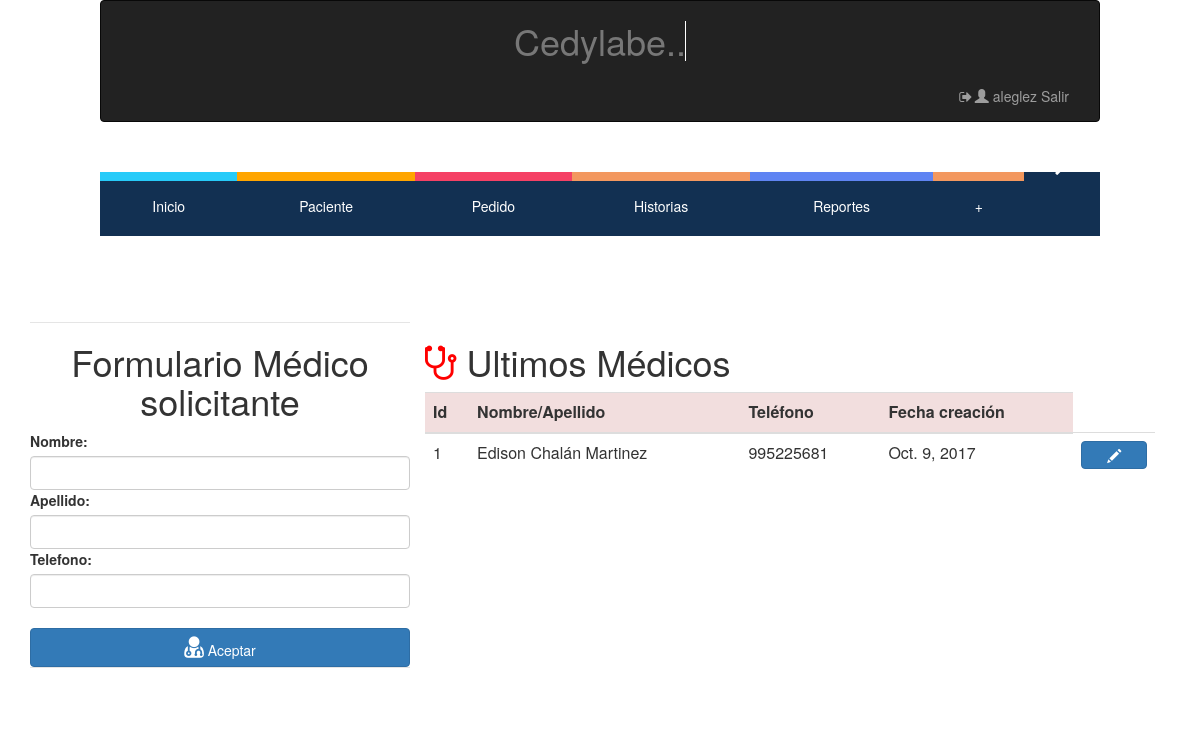
Before: /crear/medico/ (signed in) with the older database file.
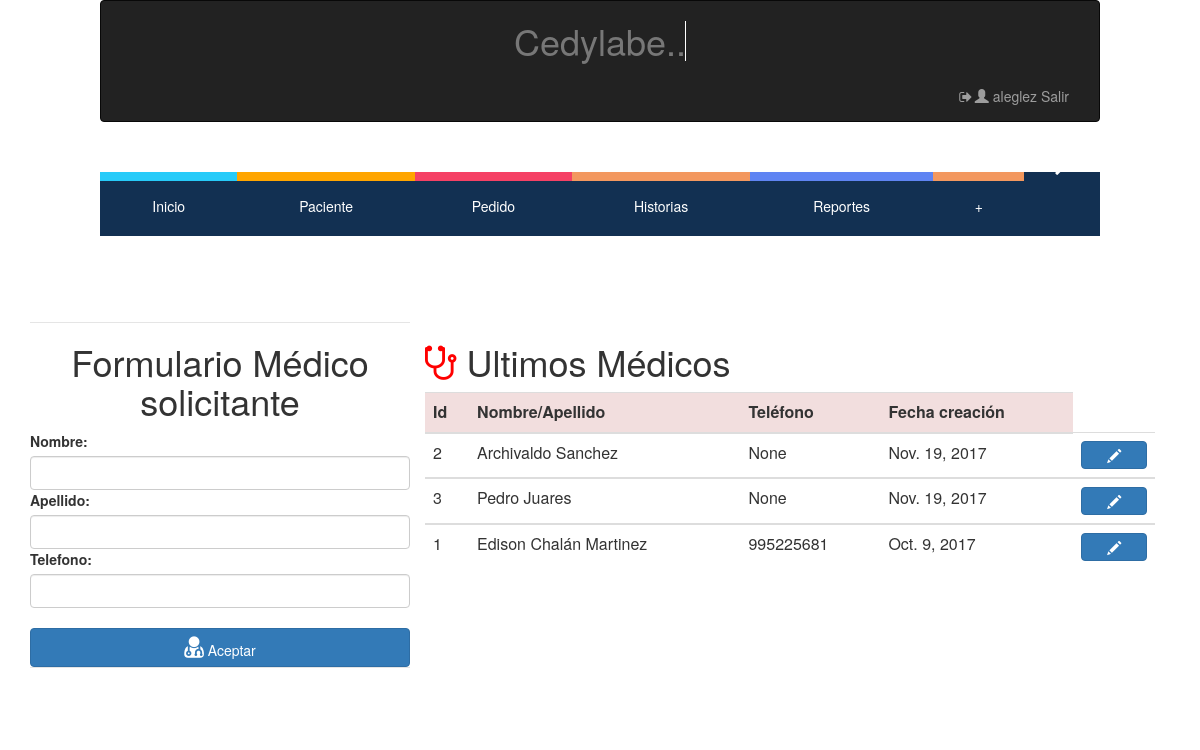
After: the same page with the newer database file.
### hcapp/models.py (models this page shows, shortened)
class MedicoSolicitante (models.Model):
    Nombre = models.CharField(max_length=128, null=False, blank=False)
    Apellido = models.CharField(max_length=128, null=False, blank=False)
    Telefono = models.IntegerField(validators=[MaxValueValidator(9999999999)], null=True, blank=True)
    Fecha = models.DateField(auto_now=True)

### hcapp/views.py (the view)
# urls.py: url(r'^crear/medico/$',login_required(views.CrearMedico.as_view()) ,name="Crear-Medico"),
class CrearMedico(generic.CreateView):
    model = MedicoSolicitante
    fields = ['Nombre','Apellido','Telefono']
    success_url=reverse_lazy("hcapp:Home-Pedidos")
    def get_context_data(self, **kwargs):
        ctx = super(CrearMedico, self).get_context_data(**kwargs)
        medicos=MedicoSolicitante.objects.all().order_by('-Fecha')
        ctx['medicos'] = medicos
        return ctx

### hcapp/templates/hcapp/medicosolicitante_form.html (shortened to what this page needs)
{% extends "hcapp/index.html" %}
{% load staticfiles %}
{% load widget_tweaks %}
{% block contenido %}
<div class="container">
  <div class="col-md-4">
    <form name="formulario_medicos" method="post">
      <div class="form-group row">
        <legend><h1><center>Formulario Médico solicitante</center></h1></legend>
          <div>
            {% include 'hcapp/form_template.html' %}
           <br>
            <legend><button class="btn btn-primary btn-block"><i class="fa fa-user-md" style="font-size:25px;"></i> Aceptar </button></legend>
          <br>
          </div>
      </div>
    </form>
  </div>
  <div class="col-md-8">
    <table class="table Contextual Classes" border="0">
      <thead>
      <tr colspan="4" align="center"><center><h1><i class="fa fa-stethoscope" style="font-size:40px;color: red;"></i> Ultimos Médicos</h1></center></tr>
        <tr class="danger">
          <th>Id   </th>
          <th>Nombre/Apellido </th>
          <th>Teléfono </th>
          <th>Fecha creación </th>
        </tr>
      </thead>
       {% for m in medicos %}
      <tbody>
        <tr>
          <td>
            {{m.pk}}
          </td>
          <td>
            {{m.Nombre }}  {{m.Apellido}}
          </td>
          <td>
            {{m.Telefono}}
          </td>
          <td>
            {{m.Fecha}}
          </td>
          <th>
            <button class="btn btn-primary btn-block" type="button" id="modificar_paciente"  onclick="window.location.href='/editar/medico/{{ m.pk }}'">  <span class="glyphicon glyphicon-pencil"></span></button>
          </th>
        </tr>
      </tbody>
      {% endfor %}
    </table>
  </div>
</div>
{% endblock contenido %}

Changed rows visible on the page:
added MedicoSolicitante: pk "2", Nombre "Archivaldo", Apellido "Sanchez", Telefono "None", Fecha "Nov. 19, 2017"
added MedicoSolicitante: pk "3", Nombre "Pedro", Apellido "Juares", Telefono "None", Fecha "Nov. 19, 2017"
